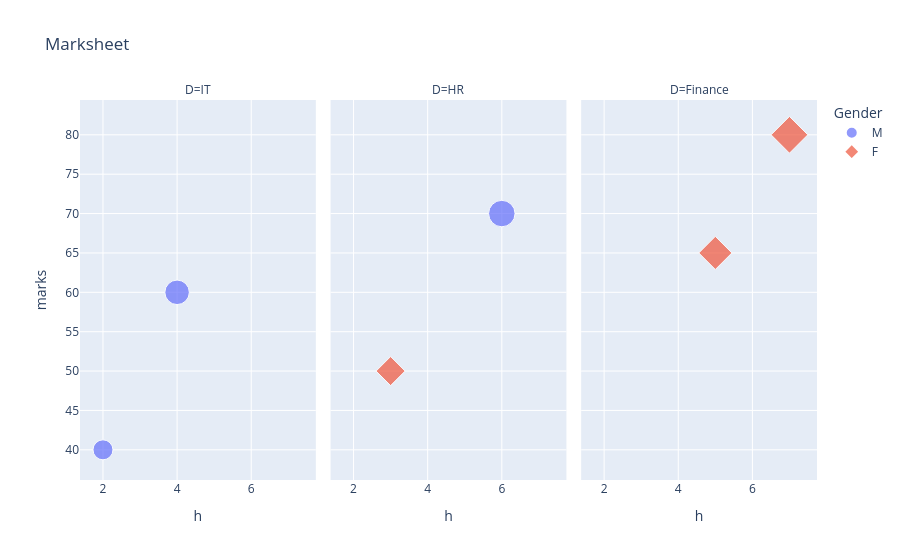

Here is the notebook cell this chart was saved with:
### Code cell
fig=px.scatter(df,x="h",y="marks",color="Gender",title="Marksheet",symbol="Gender",size="marks",hover_data=["D","name"],facet_col="D")
fig.show()

### Figure 1 — Plotly figure (JSON) as saved in the notebook; plotly's stock layout.template omitted (floating-point values rounded to 4 significant figures)
{"data": [{"customdata": [["IT", 40], ["IT", 60]], "hovertemplate": "Gender=M<br>D=%{customdata[0]}<br>h=%{x}<br>marks=%{marker.size}<br>name=%{customdata[1]}<extra></extra>", "legendgroup": "M", "marker": {"color": "#636efa", "size": [40, 60], "sizemode": "area", "sizeref": 0.2, "symbol": "circle"}, "mode": "markers", "name": "M", "orientation": "v", "showlegend": true, "type": "scatter", "x": [2, 4], "xaxis": "x", "y": [40, 60], "yaxis": "y"}, {"customdata": [["HR", 70]], "hovertemplate": "Gender=M<br>D=%{customdata[0]}<br>h=%{x}<br>marks=%{marker.size}<br>name=%{customdata[1]}<extra></extra>", "legendgroup": "M", "marker": {"color": "#636efa", "size": [70], "sizemode": "area", "sizeref": 0.2, "symbol": "circle"}, "mode": "markers", "name": "M", "orientation": "v", "showlegend": false, "type": "scatter", "x": [6], "xaxis": "x2", "y": [70], "yaxis": "y2"}, {"customdata": [["HR", 50]], "hovertemplate": "Gender=F<br>D=%{customdata[0]}<br>h=%{x}<br>marks=%{marker.size}<br>name=%{customdata[1]}<extra></extra>", "legendgroup": "F", "marker": {"color": "#EF553B", "size": [50], "sizemode": "area", "sizeref": 0.2, "symbol": "diamond"}, "mode": "markers", "name": "F", "orientation": "v", "showlegend": true, "type": "scatter", "x": [3], "xaxis": "x2", "y": [50], "yaxis": "y2"}, {"customdata": [["Finance", 65], ["Finance", 80]], "hovertemplate": "Gender=F<br>D=%{customdata[0]}<br>h=%{x}<br>marks=%{marker.size}<br>name=%{customdata[1]}<extra></extra>", "legendgroup": "F", "marker": {"color": "#EF553B", "size": [65, 80], "sizemode": "area", "sizeref": 0.2, "symbol": "diamond"}, "mode": "markers", "name": "F", "orientation": "v", "showlegend": false, "type": "scatter", "x": [5, 7], "xaxis": "x3", "y": [65, 80], "yaxis": "y3"}], "layout": {"annotations": [{"font": {}, "showarrow": false, "text": "D=IT", "x": 0.16, "xanchor": "center", "xref": "paper", "y": 1, "yanchor": "bottom", "yref": "paper"}, {"font": {}, "showarrow": false, "text": "D=HR", "x": 0.5, "xanchor": "center", "xref": "paper", "y": 1, "yanchor": "bottom", "yref": "paper"}, {"font": {}, "showarrow": false, "text": "D=Finance", "x": 0.84, "xanchor": "center", "xref": "paper", "y": 1, "yanchor": "bottom", "yref": "paper"}], "autosize": true, "legend": {"itemsizing": "constant", "title": {"text": "Gender"}, "tracegroupgap": 0}, "title": {"text": "Marksheet"}, "xaxis": {"anchor": "y", "autorange": true, "domain": [0, 0.32], "range": [1.461, 7.634], "title": {"text": "h"}, "type": "linear"}, "xaxis2": {"anchor": "y2", "autorange": true, "domain": [0.34, 0.66], "matches": "x", "range": [1.461, 7.634], "title": {"text": "h"}, "type": "linear"}, "xaxis3": {"anchor": "y3", "autorange": true, "domain": [0.68, 1.0], "matches": "x", "range": [1.461, 7.634], "title": {"text": "h"}, "type": "linear"}, "yaxis": {"anchor": "x", "autorange": true, "domain": [0, 1], "range": [34.02, 87.35], "title": {"text": "marks"}, "type": "linear"}, "yaxis2": {"anchor": "x2", "autorange": true, "domain": [0, 1], "matches": "y", "range": [34.02, 87.35], "showticklabels": false, "type": "linear"}, "yaxis3": {"anchor": "x3", "autorange": true, "domain": [0, 1], "matches": "y", "range": [34.02, 87.35], "showticklabels": false, "type": "linear"}}}
